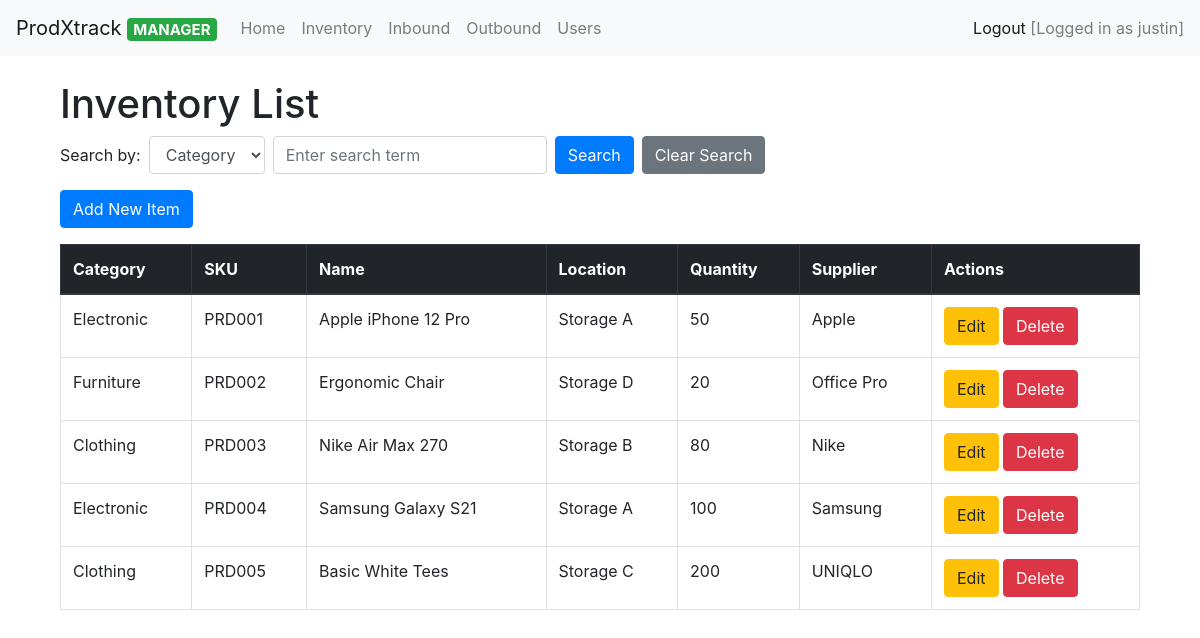
Screenshot of /inventory/ (signed in) with the database file from the repository.
### inventory/models.py (models this page shows, shortened)
class Inventory(models.Model):
    category = models.CharField(max_length=255)
    sku = models.CharField(max_length=100, unique=True)
    name = models.CharField(max_length=255)
    location = models.CharField(max_length=255)
    quantity = models.IntegerField()
    supplier = models.CharField(max_length=255)
    class Meta:
        verbose_name = "Inventory"
        verbose_name_plural = "Inventories"

### inventory/views.py (the view, shortened to what this page needs)
# urls.py: path('inventory/', views.inventory_list, name='inventory_list'),
@login_required
def inventory_list(request):
    search_field = request.GET.get('search_field')  # Get the field to search by (e.g., 'category', 'sku', etc.)
    query = request.GET.get('q')  # Get the search term
    items = Inventory.objects.all()
    context = {
        'items': items,
        'query': query,
        'search_field': search_field,
    }
    return render(request, 'inventory/inv_list.html', context)

### inventory/templates/inventory/inv_list.html (shortened to what this page needs)
{% extends 'inventory/base.html' %}
{% block content %}
<div class="container mt-4">
    <h1>Inventory List</h1>
    <form method="GET" action="{% url 'inventory_list' %}" class="form-inline mb-3">
        <div class="form-group mr-2">
            <label for="search_field" class="mr-2">Search by:</label>
            <select name="search_field" id="search_field" class="form-control">
                <option value="category" {% if search_field == "category" %}selected{% endif %}>Category</option>
            </select>
        </div>
        <div class="form-group mr-2">
            <input type="text" name="q" placeholder="Enter search term" value="{{ query|default:'' }}" class="form-control">
        </div>
        <button type="submit" class="btn btn-primary mr-2">Search</button>
        <a href="{% url 'inventory_list' %}" class="btn btn-secondary">Clear Search</a>
    </form>
    {% if user.userprofile.is_manager %}
    <a href="{% url 'add_inventory' %}" class="btn btn-primary mb-3">Add New Item</a>
    {% endif %}
    <table class="table table-bordered">
        <thead class="thead-dark">
            <tr>
                <th>Category</th>
                <th>SKU</th>
                <th>Name</th>
                <th>Location</th>
                <th>Quantity</th>
                <th>Supplier</th>
                <th>Actions</th>
            </tr>
        </thead>
        <tbody>
            {% for item in items %}
            <tr>
                <td>{{ item.category }}</td>
                <td>{{ item.sku }}</td>
                <td>{{ item.name }}</td>
                <td>{{ item.location }}</td>
                <td>{{ item.quantity }}</td>
                <td>{{ item.supplier }}</td>
                <td>
                    {% if user.userprofile.is_manager %}
                    <a href="{% url 'edit_inventory' item.id %}" class="btn btn-warning">Edit</a>
                    <a href="{% url 'delete_inventory' item.id %}" class="btn btn-danger">Delete</a>
                    {% endif%}
                </td>
            </tr>
            {% endfor %}
        </tbody>
    </table>
</div>
</body>
</html>
{% endblock %}

### inventory/templates/inventory/base.html (shortened to what this page needs)
<!DOCTYPE html>
<html lang="en">
<head>
    <link rel="stylesheet" href="https://maxcdn.bootstrapcdn.com/bootstrap/4.0.0/css/bootstrap.min.css">
</head>
<body>
    <nav class="navbar navbar-expand-lg navbar-light bg-light">
        <a class="navbar-brand" href="{% url 'index' %}">ProdXtrack {% if user.userprofile.is_manager %}
            <span class="badge badge-success">MANAGER</span>
            {% endif %}
        </a>
        <div class="collapse navbar-collapse justify-content-center" id="navbarNav">
            <ul class="navbar-nav">
                {% if user.is_authenticated %}
                <li class="nav-item">
                    <a class="nav-link" href="{% url 'index' %}">Home</a>
                </li>
                <li class="nav-item">
                    <a class="nav-link" href="{% url 'inventory_list' %}">Inventory</a>
                </li>
                <li class="nav-item">
                    <a class="nav-link" href="{% url 'view_inbound_history' %}">Inbound</a>
                </li>
                <li class="nav-item">
                    <a class="nav-link" href="{% url 'view_outbound_history' %}">Outbound</a>
                </li>
                {% if user.userprofile.is_manager %}
                <li class="nav-item">
                    <a class="nav-link" href="{% url 'user_list' %}">Users</a>
                </li>
                {% endif %}
                {% endif %}
            </ul>
            {% if user.is_authenticated %}
            <span class="navbar-text ml-auto">
                <a href="{% url 'custom_logout' %}">Logout</a>
                [Logged in as {{ user.username }}]
            </span>
            {% endif %}
        </div>
    </nav>
    <div class="container mt-4">
        {% block content %}{% endblock %}
</body>
</html>

### rows the page displays
Inventory: category "Electronic", sku "PRD001", name "Apple iPhone 12 Pro", location "Storage A", quantity "50", supplier "Apple"
Inventory: category "Furniture", sku "PRD002", name "Ergonomic Chair", location "Storage D", quantity "20", supplier "Office Pro"
Inventory: category "Clothing", sku "PRD003", name "Nike Air Max 270", location "Storage B", quantity "80", supplier "Nike"
Inventory: category "Electronic", sku "PRD004", name "Samsung Galaxy S21", location "Storage A", quantity "100", supplier "Samsung"
Inventory: category "Clothing", sku "PRD005", name "Basic White Tees", location "Storage C", quantity "200", supplier "UNIQLO"

### other values shown
{{ user.username }} "justin"
